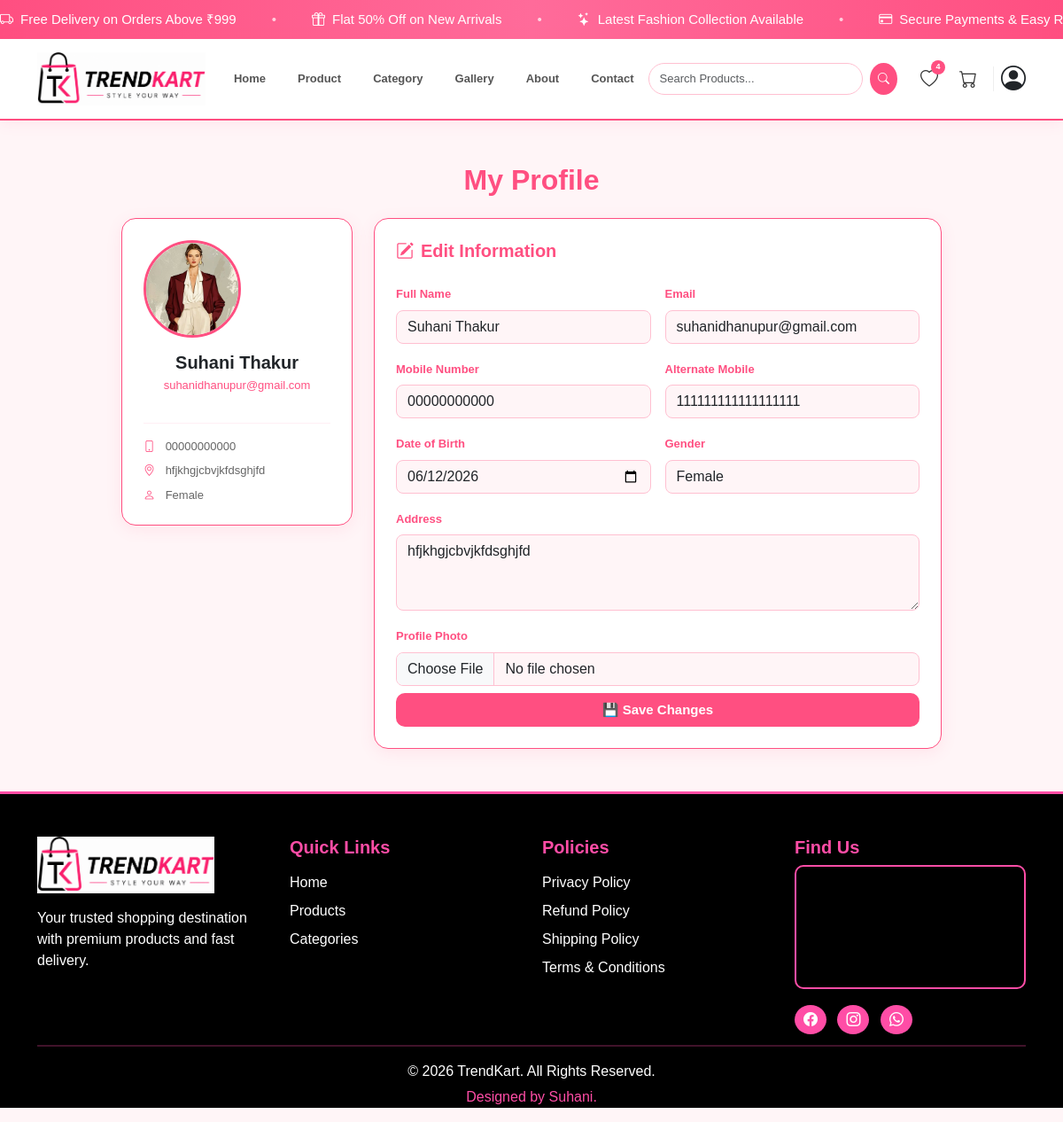
/edit-profile/ (signed in), run on the app's committed database.
### Trendkart/models.py (models this page shows, shortened)
class CustomUser(AbstractUser):
    GENDER_CHOICES = (
        ('Male', 'Male'),
        ('Female', 'Female'),
        ('Other', 'Other'),
    )
    full_name = models.CharField(max_length=255)
    email = models.EmailField(unique=True)
    mobile_no = models.CharField(max_length=15)
    dob = models.DateField(null=True, blank=True)
    address = models.TextField()
    alternate_mobile_no = models.CharField(max_length=15, null=True, blank=True)
    profile_image = models.ImageField(upload_to='profiles/', null=True, blank=True)
    gender = models.CharField(max_length=10, choices=GENDER_CHOICES, null=True, blank=True)

### Trendkart/views.py (the view, shortened to what this page needs)
# urls.py: path('edit-profile/', views.edit_profile, name='edit_profile'),
@login_required(login_url='login')
def edit_profile(request):
    user = request.user
    return render(request, 'edit_profile.html', {'user': user})

### templates/edit_profile.html (shortened to what this page needs)
{% extends 'base.html' %}
{% load static %}
{% block content %}
<div class="container mt-5 mb-5">
    <h2 class="text-center mb-4 fw-bold" style="color:#FF4F81;">
        My Profile
    </h2>
    <div class="row justify-content-center">
        <div class="col-md-3 mb-4">
            <div class="card border-0 text-center p-4"
                 style="border-radius:16px; border:1.5px solid #FF4F81 !important;
                        box-shadow:0 4px 18px rgba(255,79,129,0.1);">
                {% if user.profile_image %}
                <img src="{{ user.profile_image.url }}"
                     class="rounded-circle mb-3"
                     width="110" height="110"
                     style="object-fit:cover; border:3px solid #FF4F81;">
                {% endif %}
                <h5 class="fw-bold mb-1">{{ user.full_name|default:user.username }}</h5>
                <p style="color:#FF4F81; font-size:13px;">{{ user.email }}</p>
                <hr style="border-color:#ffc0d1;">
                <div class="text-start" style="font-size:13px; color:#666;">
                    <p class="mb-2">
                        <i class="bi bi-phone me-2" style="color:#FF4F81;"></i>
                        {{ user.mobile_no|default:"Not added" }}
                    </p>
                    <p class="mb-2">
                        <i class="bi bi-geo-alt me-2" style="color:#FF4F81;"></i>
                        {{ user.address|default:"Not added"|truncatewords:5 }}
                    </p>
                    <p class="mb-0">
                        <i class="bi bi-person me-2" style="color:#FF4F81;"></i>
                        {{ user.gender|default:"Not added" }}
                    </p>
                </div>
            </div>
        </div>
        <div class="col-md-7">
            <div class="card border-0 p-4"
                 style="border-radius:16px; border:1.5px solid #FF4F81 !important;
                        box-shadow:0 4px 18px rgba(255,79,129,0.1);">
                <h5 class="fw-bold mb-4" style="color:#FF4F81;">
                    <i class="bi bi-pencil-square me-2"></i>Edit Information
                </h5>
                <form method="POST" enctype="multipart/form-data">
                    <div class="row g-3">
                        <div class="col-md-6">
                            <label class="form-label fw-semibold" style="font-size:13px; color:#FF4F81;">Full Name</label>
                            <input type="text" name="full_name"
                                   value="{{ user.full_name }}"
                                   class="form-control"
                                   style="border:1.5px solid #ffc0d1; background:#FFF5F7; border-radius:8px;">
                        </div>
                        <div class="col-md-6">
                            <label class="form-label fw-semibold" style="font-size:13px; color:#FF4F81;">Email</label>
                            <input type="email" name="email"
                                   value="{{ user.email }}"
                                   class="form-control"
                                   style="border:1.5px solid #ffc0d1; background:#FFF5F7; border-radius:8px;">
                        </div>
                        <div class="col-md-6">
                            <label class="form-label fw-semibold" style="font-size:13px; color:#FF4F81;">Mobile Number</label>
                            <input type="text" name="mobile_no"
                                   value="{{ user.mobile_no }}"
                                   class="form-control"
                                   style="border:1.5px solid #ffc0d1; background:#FFF5F7; border-radius:8px;">
                        </div>
                        <div class="col-md-6">
                            <label class="form-label fw-semibold" style="font-size:13px; color:#FF4F81;">Alternate Mobile</label>
                            <input type="text" name="alternate_mobile_no"
                                   value="{{ user.alternate_mobile_no }}"
                                   class="form-control"
                                   style="border:1.5px solid #ffc0d1; background:#FFF5F7; border-radius:8px;">
                        </div>
                        <div class="col-md-6">
                            <label class="form-label fw-semibold" style="font-size:13px; color:#FF4F81;">Date of Birth</label>
                            <input type="date" name="dob"
                                   value="{{ user.dob|date:'Y-m-d' }}"
                                   class="form-control"
                                   style="border:1.5px solid #ffc0d1; background:#FFF5F7; border-radius:8px;">
                        </div>
                        <div class="col-md-6">
                            <label class="form-label fw-semibold" style="font-size:13px; color:#FF4F81;">Gender</label>
                            <select name="gender" class="form-select"
                                    style="border:1.5px solid #ffc0d1; background:#FFF5F7; border-radius:8px;">
                                <option value="Female" {% if user.gender == 'Female' %}selected{% endif %}>Female</option>
                            </select>
                        </div>
                        <div class="col-12">
                            <label class="form-label fw-semibold" style="font-size:13px; color:#FF4F81;">Address</label>
                            <textarea name="address" rows="3"
                                      class="form-control"
                                      style="border:1.5px solid #ffc0d1; background:#FFF5F7; border-radius:8px;">{{ user.address }}</textarea>
                        </div>
                        <div class="col-12">
                            <label class="form-label fw-semibold" style="font-size:13px; color:#FF4F81;">Profile Photo</label>
                            <input type="file" name="profile_image"
                                   accept="image/*"
                                   class="form-control"
                                   style="border:1.5px solid #ffc0d1; background:#FFF5F7; border-radius:8px;">
                        </div>
                        <div class="col-12 mt-2">
                            <button type="submit" class="btn w-100 fw-bold py-2"
                                    style="background:#FF4F81; color:#fff; border-radius:10px; border:none; font-size:15px;">
                                💾 Save Changes
                            </button>
                        </div>
                    </div>
                </form>
            </div>
        </div>
    </div>
</div>
{% endblock %}

### templates/base.html (style rules this page uses)
body { background-color: #FFF5F7; font-family: Arial, sans-serif; }

### data on the page
CustomUser: profile_image (picture), full_name "Suhani Thakur", email "suhanidhanupur@gmail.com", mobile_no "00000000000", address "hfjkhgjcbvjkfdsghjfd", gender "Female", alternate_mobile_no "111111111111111111", dob "06/12/2026"

### other printed values
{{ wish_count }} "4"
